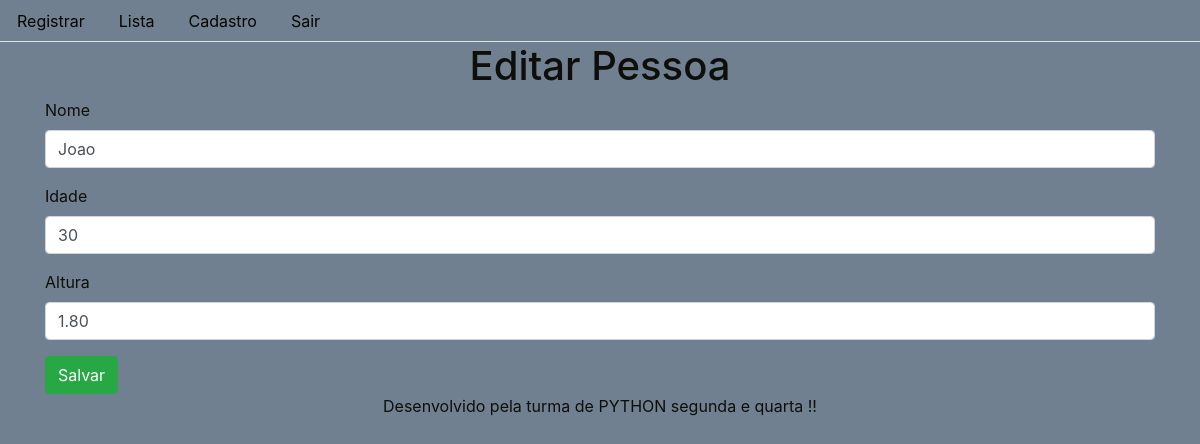
The app's page /editar/6 (signed in) with its own data.
### models/pessoa.py (models this page shows, shortened)
class Pessoa(db.Model):
    id = db.Column(db.Integer, primary_key=True, autoincrement=True)
    nome = db.Column(db.String(15), nullable=False)
    idade = db.Column(db.String(15), nullable=False)
    altura = db.Column(db.String(15), nullable=False)

### view.py (the view)
@app.route('/editar/<int:id>')
def editar(id):
    if 'usuario_logado' not in session or session['usuario_logado'] is None:
        return redirect(url_for('login'))
    pessoa = Pessoa.query.filter_by(id=id).first()
    return render_template('editar.html', titulo= 'Editar Pessoa', pessoa = pessoa)

### templates/editar.html
{% extends "template.html"%}
{% block conteudo %}
     <form action="{{ url_for('atualizar') }}" method="post">
        <fieldset>
          <div class="form-group">
            <label for="nome">Nome</label>
            <input type="text" id="nome" name="nome" class="form-control" value="{{ pessoa.nome }}">
          </div>
          <div class="form-group">
            <label for="idade">Idade</label>
            <input type="text" id="idade" name="idade" class="form-control" value="{{ pessoa.idade }}">
          </div>
          <div class="form-group">
            <label for="altura">Altura</label>
            <input type="text" id="altura" name="altura" class="form-control" value="{{ pessoa.altura }}">
          </div>
          <button type="submit" class="btn btn-success">Salvar</button>
        </fieldset>
      </form>
{% endblock %}

### static/style.css (style rules this page uses)
body { color: rgb(14, 14, 11); background: slategray }

### records on screen
Pessoa: nome "Joao", idade "30", altura "1.80"

### other values on screen
{{ titulo }} "Editar Pessoa"
